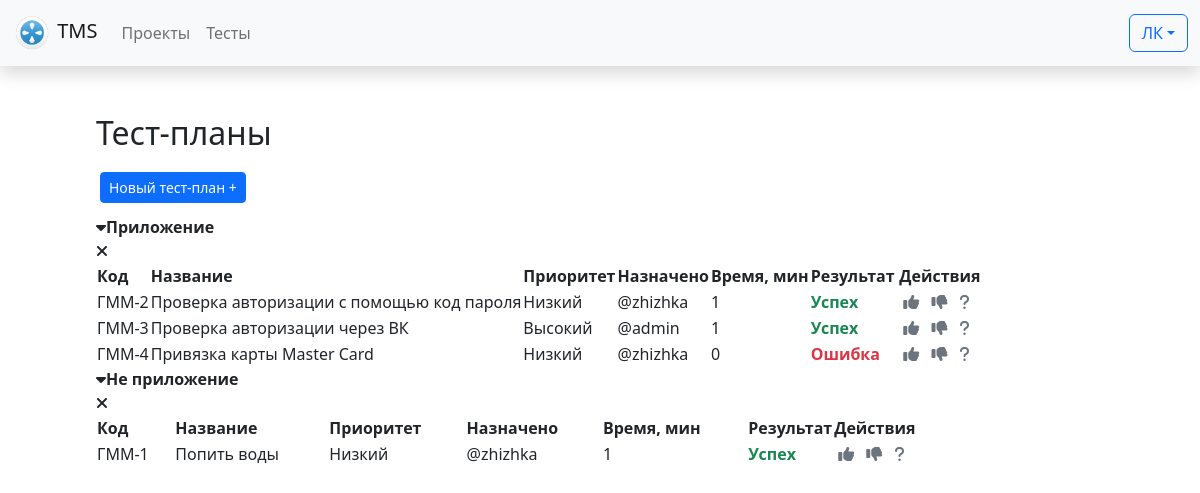
Before: /project/1/test_plans/ with the older database file.
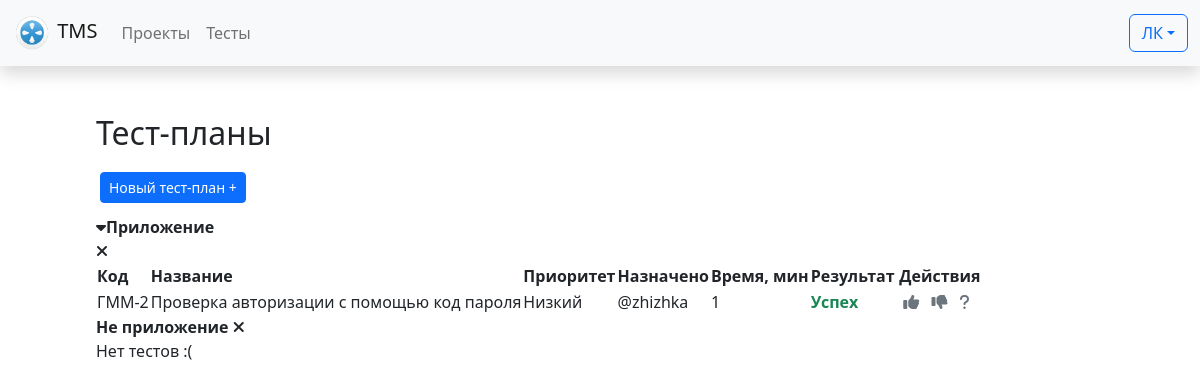
After: the same page with the newer database file.
### tests/models.py (models this page shows, shortened)
class TestPlans(models.Model):
    id = models.AutoField(_("Код тест-плана"), primary_key=True)
    title = models.CharField(_("Название тест-плана"), max_length=50)
    description = models.TextField(_("Описание тест-плана"))
    project = project = models.ForeignKey(Projects, verbose_name=_(
        "Проект"), on_delete=models.PROTECT)
    class Meta:
        verbose_name = _("Тест-план")
        verbose_name_plural = _("Тест-планы")

class TestCasePlans(models.Model):
    testPlan = models.ForeignKey(
        TestPlans, verbose_name="Тест план", on_delete=models.CASCADE)
    testCase = models.ForeignKey(
        TestCases, verbose_name="Тест-кейс", on_delete=models.CASCADE)
    assigned_to = models.ForeignKey(
        settings.AUTH_USER_MODEL, verbose_name=_("Назанчено"), on_delete=models.SET_NULL, null=True, blank=True)
    estimatedTime = models.PositiveIntegerField(_("Время"))
    result = models.ForeignKey(TestCaseResults, verbose_name=_(
        "Результат теста"), on_delete=models.PROTECT, null=True, blank=True)
    class Meta:
        verbose_name = _("Тест-кейс плана")
        verbose_name_plural = _("Тест-кейсы плана")

class TestCases(models.Model):
    id = models.AutoField(_("Код тест-кейса"), primary_key=True)
    """
    Описание тест-кейса
    """
    title = models.CharField(_("Название"), max_length=100)
    precondition = models.TextField(_("Предусловия"), blank=True, null=True)
    description = models.TextField(_("Описание"), blank=True, null=True)
    expectedResult = models.TextField(
        _("Ожидаемый результат"), blank=True, null=True)
    """
    Параметры тест кейса:
    - Проект
    - Набор
    - Тип теста
    - Приоритет
    - Статус
    - Автоматизирован (True/False)
    """
    project = models.ForeignKey(Projects, verbose_name=_(
        "Проект"), on_delete=models.PROTECT)
    suite = models.ForeignKey(TestSuites, verbose_name=_(
        "Группа"), null=True, on_delete=models.SET_NULL)
    type = models.ForeignKey(TestTypes, verbose_name=_(
        "Тип теста"), on_delete=models.PROTECT)
    priority = models.ForeignKey(TestPriorities, verbose_name=_(
        "Приоритет"), on_delete=models.PROTECT)
    status = models.ForeignKey(TestStatuses, verbose_name=_(
        "Статус"), on_delete=models.PROTECT, default=3)
    isAutomated = models.BooleanField(_("Автоматизирован"))
    """
    Кем и когда создано
    """
    created_by = models.ForeignKey(
        settings.AUTH_USER_MODEL, verbose_name="Создатель", on_delete=models.PROTECT, related_name='created_by')
    created_date = models.DateTimeField(_("Создано"), auto_now_add=True)
    """
    Кем и когда модифицировано
    """
    lastModified_by = models.ForeignKey(
        settings.AUTH_USER_MODEL, verbose_name="Последние изменения", on_delete=models.PROTECT, related_name='modified_by')
    lastModified_date = models.DateTimeField(_("Изменено"), auto_now=True)
    class Meta:
        verbose_name = _("Тест-кейс")
        verbose_name_plural = _("Тест-кейсы")
    def __str__(self):
        return f'[{self.id}] {self.title}'

class TestPriorities(models.Model):
    id = models.AutoField(_("Код приоритета"), primary_key=True)
    name = models.CharField(_("Приоритет"), max_length=50)
    class Meta:
        verbose_name = _("Приоритет")
        verbose_name_plural = _("Приоритеты")
    def __str__(self):
        return self.name

class TestCaseResults(models.Model):
    name = models.CharField(_("Результат"), max_length=50)
    class Meta:
        verbose_name = _("Результат теста")
        verbose_name_plural = _("Результаты тестов")
    def __str__(self):
        return self.name

### tests/views.py (the view)
# urls.py: path('project/<int:project_pk>/test_plans/',
def test_plans(request, project_pk):
    if request.method == "POST":
        create_testPlan(request.POST)
        return redirect(request.META['HTTP_REFERER'])
    project = Projects.objects.get(id=project_pk)
    testPlans_list = TestPlans.objects.filter(project__id=project_pk)
    project_testCases = TestCases.objects.filter(project__id=project_pk)
    project_users = UserProjects.objects.filter(project=project_pk)
    testPlans_testCase_dict = dict()
    testCase_steps = dict()
    testCase_tags = dict()
    '''
    Попробую объяснить
    1. Получаем список айдишников тест-планов проекта
    2. Для каждого айдишника получаем QuerySet объектов TestCasePlans
    3. Для каждого значения QuerySet - TestCasePlans получаем TestCase
    4. Заносим все TestCase для айдишника плана в список и добавляем его в словарь

    Итог:
    Словарь вида:
    testPlan_id |   1   |    2   |   3   |
                |-------|--------|-------|
                |  TC1  |   TC6  |       |
                |  TC2  |   TC7  |       |
                |  TC3  |        |       |
                |       |        |       |
    '''
    for testPlan_id in testPlans_list:
        testPlan_list = TestCasePlans.objects.filter(testPlan=testPlan_id)
        l = list()
        for testPlan in testPlan_list:
            l.append(testPlan)
            testCase_steps[testPlan.testCase.id] = TestCaseSteps.objects.filter(
                testCase__project=project, testCase=testPlan.testCase)
            testCase_tags[testPlan.testCase.id] = TestCaseTags.objects.filter(
                testCase=testPlan.testCase
            )
        testPlans_testCase_dict[testPlan_id] = l
    print(testCase_steps)
    return render(request, 'test_plans.html', {
        'project': project,
        'suite_list': testPlans_list,
        'suite_test_list': testPlans_testCase_dict,
        'testCaseSteps': testCase_steps,
        'testCaseTags': testCase_tags,
        'projectTestCases': project_testCases,
        'project_users': project_users,
    }
    )

### tests/models.py (called while the page is built)
    def __str__(self):
        return self.name

    def acronym(self):
        regex = re.compile('[^а-яА-Яa-zA-Z]')
        return "".join(e[0].upper() for e in regex.sub(' ', self.name).split())

    def __str__(self):
        return self.name

    def __str__(self):
        return self.name

    def __str__(self):
        return self.name

    def __str__(self):
        return self.description

    def __str__(self):
        return f'{self.testCase}: {self.index_num} - {self.testStep}'

    def __str__(self):
        return self.tag_name

### tests/views.py (called while the page is built)
@register.filter
def get_item(dictionary, key):
    return dictionary[key]

### templates/test_plans.html (shortened to what this page needs)
{% extends 'base.html' %}
{% block content %}
    <div class="mx-5 p-5">
        <h2>Тест-планы</h2>
        <div class="p-1">
            <div>
            <button type="button"
                    class="btn btn-primary btn-sm text-nowrap my-2"
                    data-bs-toggle="modal"
                    data-bs-target="#newTestPlan">Новый тест-план +</button></div>
        </div>
        {% block testPlanTable %}
            {% include "testCase/testPlan_table.html" %}
        {% endblock testPlanTable %}
    </div>
{% endblock content %}

### templates/testCase/testPlan_table.html (shortened to what the changed rows need)
{% block testPlanTable %}
    {% if suite_test_list %}
        {% for suite_name, test_list in suite_test_list.items %}
            {% if test_list %}
                <div>
                    <a class="d-flex align-items-center text-dark text-decoration-none"
                       data-bs-toggle="collapse"
                       href="#collapse_{{ forloop.counter }}"
                       name="suiteSelect">
                        {% if test_list %}
                            <i class="fa-solid fa-caret-down"></i>
                        {% else %}
                            <i class="fa-solid fa-caret-down" style="color: #f8f9fa;"></i>
                        {% endif %}
                        <strong id="title">{{ suite_name.title }}</strong></a>
                    <div>
                        <a href=""
                           class="fa-solid fa-xmark text-dark text-decoration-none"
                           data-bs-toggle="modal"
                           data-bs-target="#deleteTestPlanModal_{{ forloop.counter }}"></a>
                    </div>
                </div>
                <div class="collapse show" id="collapse_{{ forloop.counter }}">
                    <table id="table"
                           data-toggle="table"
                           data-id-field="id"
                           data-show-footer="true">
                        <thead>
                            <tr>
                                <th data-field="id"
                                    data-sortable="true"
                                    data-field="id"
                                    data-footer-formatter="idFormatter"
                                    data-width="100">Код</th>
                                <th data-sortable="true"
                                    data-field="name"
                                    data-footer-formatter="nameFormatter"
                                    data-width="530">Название</th>
                                <th data-sortable="true">Приоритет</th>
                                <th data-sortable="true">Назначено</th>
                                <th data-sortable="true"
                                    data-field="time"
                                    data-footer-formatter="timeFormatter">Время, мин</th>
                                <th data-sortable="true">Результат</th>
                                <th data-width="100">Действия</th>
                            </tr>
                        </thead>
                        <tbody>
                            {% for x in test_list %}
                                {% with test=x.testCase %}
                                    <tr>
                                        {% with projectAcronym=test.project.acronym %}
                                            <td data-bs-toggle="modal" data-bs-target="#testCaseModal_{{ test.id }}">{{ projectAcronym }}-{{ test.id }}</td>
                                            <td data-bs-toggle="modal" data-bs-target="#testCaseModal_{{ test.id }}">{{ test.title }}</td>
                                            <td data-bs-toggle="modal" data-bs-target="#testCaseModal_{{ test.id }}">{{ test.priority }}</td>
                                            <td data-bs-toggle="modal" data-bs-target="#testCaseModal_{{ test.id }}">@{{ x.assigned_to }}</td>
                                            <td data-bs-toggle="modal" data-bs-target="#testCaseModal_{{ test.id }}">{{ x.estimatedTime }}</td>
                                            <td class="mx-1 {% if x.result.name %}{% if x.result.name == "Успех" %} text-success {% elif x.result.name == "Ошибка" %} text-danger {% else %} text-warning {% endif %}{% endif %}"
                                                style="width: 10%">
                                                <strong>
                                                    {% if x.result %}
                                                        {{ x.result }}
                                                    {% else %}
                                                        -
                                                    {% endif %}
                                                </strong>
                                            </td>
                                            <td>
                                                {% if user == x.assigned_to %}
                                                    <a href="{% url 'testResult_success' project_pk=test.project.id testPlan_pk=x.testPlan.id test_pk=test.id %}"
                                                       class="mx-1 fa-solid fa-thumbs-up text-success"></a>
                                                    <a href="{% url 'testResult_fail' project_pk=test.project.id testPlan_pk=x.testPlan.id test_pk=test.id %}"
                                                       class="mx-1 fa-solid fa-thumbs-down text-danger"></a>
                                                    <a href="warning"
                                                       class="mx-1 fa-solid fa-question text-warning"
                                                       data-bs-toggle="modal"
                                                       data-bs-target="#exampleModal"></a>
                                                    <div class="modal fade"
                                                         id="exampleModal"
                                                         tabindex="-1"
                                                         aria-labelledby="exampleModalLabel"
                                                         aria-hidden="true">
                                                        <form class="modal-dialog">
                                                            <div class="modal-content">
                                                                <div class="modal-header">
                                                                    <h5 class="modal-title" id="exampleModalLabel">Новый результат</h5>
                                                                    <button type="button"
                                                                            class="btn-close"
                                                                            data-bs-dismiss="modal"
                                                                            aria-label="Закрыть"></button>
                                                                </div>
                                                                <div class="modal-body">
                                                                    <input type="text"
                                                                           class="form-control"
                                                                           placeholder="Результат"
                                                                           list="results" />
                                                                    <datalist id="results">
                                                                        <option>Volvo</option>
                                                                        <option>Volva</option>
                                                                    </datalist>
                                                                </div>
                                                                <div class="modal-footer">
                                                                    <button type="button" class="btn btn-secondary" data-bs-dismiss="modal">Закрыть</button>
                                                                    <button type="button" class="btn btn-primary">Сохранить</button>
                                                                </div>
                                                            </div>
                                                        </form>
                                                    </div>
                                                {% else %}
                                                    <i class="mx-1 text-secondary fa-solid fa-thumbs-up"></i>
                                                    <i class="mx-1 text-secondary fa-solid fa-thumbs-down"></i>
                                                    <i class="mx-1 text-secondary fa-solid fa-question"></i>
                                                {% endif %}
                                            </td>
                                        {% endwith %}
                                    </tr>
                                {% endwith %}
                            {% endfor %}
                        </tbody>
                    </table>
                </div>
            {% else %}
                <strong id="title">{{ suite_name.title }}</strong>
                <a href=""
                   class="fa-solid fa-xmark text-dark text-decoration-none"
                   data-bs-toggle="modal"
                   data-bs-target="#deleteTestPlanModal_{{ forloop.counter }}"></a>
                <div>Нет тестов :(</div>
            </div>
    {% endif %}
{% endfor %}
{% else %}
<div>Нет тест планов</div>
{% endif %}
{% endblock %}

Changed rows visible on the page:
removed TestCasePlans: projectAcronym "ГММ", testCase.id "3", testCase "Проверка авторизации через ВК", testCase.priority "Высокий", assigned_to "admin", estimatedTime "1", result "Успех", shown under TestPlans "Приложение"
removed TestCasePlans: projectAcronym "ГММ", testCase.id "4", testCase "Привязка карты Master Card", testCase.priority "Низкий", assigned_to "zhizhka", estimatedTime "0", result "Ошибка", shown under TestPlans "Приложение"
removed TestCasePlans: projectAcronym "ГММ", testCase.id "1", testCase "Попить воды", testCase.priority "Низкий", assigned_to "zhizhka", estimatedTime "1", result "Успех", shown under TestPlans "Не приложение"
computed for TestPlans "Не приложение": text "Код Название Приоритет Назначено Время, мин Результат Действия" → "Нет тестов :("
